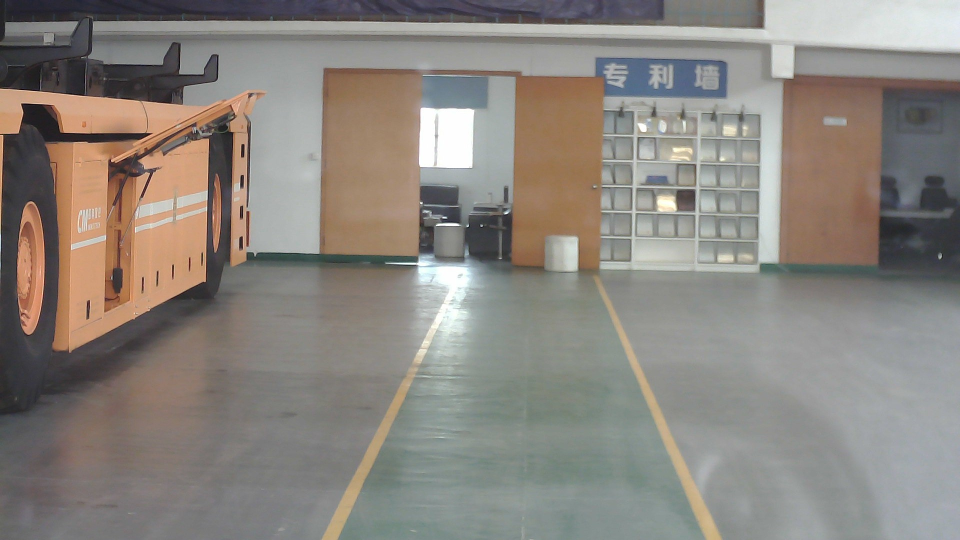
#> input picture test_images/test10.jpg, 1920 x 1080 px (shown at 1/2 size)
$ python video_lane2.py   (older library calls are emulated)
#> lines starting #> are read from the running program, lines starting #| are printed output that depends on the picture; after the words box and inside, x2 and y2 are one past the last pixel; in counts of white or black regions, pixels touching at a corner belong together
### Line.py
from collections import deque

class Line():
    def __init__(self):
        self.__frame_num = 5
        self.detected = False
        #self.bestx = None
        self.best_fit = None
        #self.line_base_pos = None
        self.lane_inds = []
        self.allx = None
        self.ally = None
        self.radius_of_curvature = None
        #self.line_base_pos = None
        #self.bottom_x_pos = deque(maxlen=self.__frame_num)
        self.recent_xfitted = deque(maxlen=self.__frame_num)

### video_lane2.py
import numpy as np
import cv2
import matplotlib.pyplot as plt
import matplotlib.image as mpimg
import glob
import pickle
from moviepy.editor import VideoFileClip
from IPython.display import HTML
from Line import Line
import pylab

left_line = Line()
right_line = Line()
ym_per_pix = 30 / 720  # meters per pixel in y dimension
xm_per_pix = 3.7 / 700  # meters per pixel in x dimension


def get_const_information():
    dist_pickle = pickle.load(open("camera_parameters.p", "rb"))
#> (reads camera_parameters.p from the repository)
    mtx = dist_pickle["mtx"]
    dist = dist_pickle["dist"]

    M_image2undist = mpimg.imread('test_images/test10.jpg')
#> M_image2undist is the input picture: shape (1080, 1920, 3); mean R, G, B 138.5, 132.8, 126.3
    origin_img_size = (
        M_image2undist.shape[0], M_image2undist.shape[1], M_image2undist.shape[2])
    binary_img_size = (M_image2undist.shape[0], M_image2undist.shape[1])

    # Undistort the image using function cal_undistort()
    M_undist2warp = cal_undistort(M_image2undist, mtx, dist)
#> in cal_undistort, `undist = cv2.undistort(img, mtx, dist, None, mtx)`:
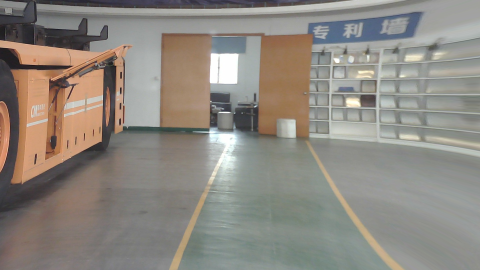
#> undist: shape (1080, 1920, 3) (shown at 1/4 size); mean R, G, B 141.9, 136.3, 128.4
    # Calculate the perspective transform matrix using function get_M()
    perspective_M, Minv = get_M(M_undist2warp)
#> perspective_M = [[-3.22, -4.33, 4563.2], [0.0896, -6.64, 3478.1], [8.11e-05, -0.0041, 1]]; Minv = [[0.35, -0.661, 700.2], [0.00885, -0.165, 533.5], [7.87e-06, -0.000622, 1]]
    # Make perspective transform using function warp()
    M_warped_image = warp(M_undist2warp, perspective_M)
#> in warp, `warped_image = cv2.warpPerspective( img, M, img_size, flags=cv2.INTER_..`:
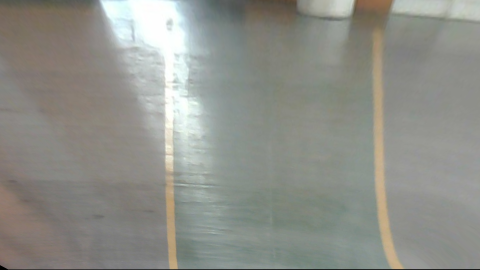
#> warped_image: shape (1080, 1920, 3) (shown at 1/4 size); mean R, G, B 142.6, 144.1, 137.5
    warp_zero = np.zeros_like(M_image2undist[:, :, 0])

    return mtx, dist, binary_img_size, warp_zero, perspective_M, Minv

# Construct a function to undistort image


def cal_undistort(img, mtx, dist):
    undist = cv2.undistort(img, mtx, dist, None, mtx)

    return undist


def binary_transfor(img, l_thresh=(215, 255), b_thresh=(145, 200)):

    #r_channel = img[:, :, 0]
    #r_binary = np.zeros_like(r_channel)
    #r_binary[(r_channel >= 220) & (r_channel <= 255)] = 1

    # Convert to HLS color space and separate the L channel
    luv = cv2.cvtColor(img, cv2.COLOR_RGB2LUV).astype(np.float)
    l_channel = luv[:, :, 0]

    l_binary = np.zeros_like(l_channel)
    l_binary[(l_channel >= l_thresh[0]) & (l_channel <= l_thresh[1])] = 1

    #r_channel = img[:,:,0]

    lab = cv2.cvtColor(img, cv2.COLOR_RGB2LAB).astype(np.float)
    b_channel = lab[:, :, 2]

    b_binary = np.zeros_like(b_channel)
    b_binary[(b_channel >= b_thresh[0]) & (b_channel <= b_thresh[1])] = 1

    # Stack each channel
    #color_binary = np.dstack(( np.zeros_like(b_binary), sxbinary, s_binary)) * 255

    # Combine the two binary thresholds
    combined_binary = np.zeros_like(l_channel)
    # good 1 combined_binary[(l_binary == 1) | (b_binary == 1) ] = 1
    combined_binary[(l_binary == 1) | (b_binary == 1)] = 1
    stacked_binary = np.dstack(
        (combined_binary, combined_binary, combined_binary)) * 255
    return combined_binary, stacked_binary


# Construct a function to make perspective transform so that hte lines look
# straight from a bird's eye view, it returns perspective transform matrixs
def get_M(img):
    img_size = (img.shape[1], img.shape[0])
    # Four source coordinates
    #src = np.float32([[733, 477], [1110, 719], [226, 719], [559, 477]])
    # Four desired coordinates
    #dst = np.float32([[1110, 50], [1110, 719], [226, 719], [226, 50]])

    src = np.float32([[670, 1072], [852, 697], [1260, 701], [1428, 1070]])
    # Four desired coordinates
    dst = np.float32([[670, 1072], [670, 600], [1428, 600], [1428, 1070]])

    # Compute the perspective transform matrix M
    M = cv2.getPerspectiveTransform(src, dst)
    # Compute the inverse erspective transform matrix Minv
    Minv = cv2.getPerspectiveTransform(dst, src)

    return M, Minv


def warp(img, M):
    img_size = (img.shape[1], img.shape[0])
    warped_image = cv2.warpPerspective(
        img, M, img_size, flags=cv2.INTER_LINEAR)

    return warped_image


# Define function to find the lane boundary
def blind_search(binary_warped, nwindows=9, margin=100, minpix=50):
    print("blind_serch")
    histogram = np.sum(binary_warped[binary_warped.shape[0] // 2:, :], axis=0)
    # Find the peak of the left and right halves of the histogram
    # These will be the starting point for the left and right lines
    midpoint = np.int(histogram.shape[0] / 2)
    leftx_base = np.argmax(histogram[:midpoint])
    rightx_base = np.argmax(histogram[midpoint:]) + midpoint

    # Choose the number of sliding windows
    nwindows = nwindows
    # Set height of windows
    window_height = np.int(binary_warped.shape[0] / nwindows)
    # Identify the x and y positions of all nonzero pixels in the image
    nonzero = binary_warped.nonzero()
    nonzeroy = np.array(nonzero[0])
    nonzerox = np.array(nonzero[1])
    # Current positions to be updated for each window
    leftx_current = leftx_base
    rightx_current = rightx_base

    #left_line.lane_inds = []
    #right_line.lane_inds = []
    # Step through the windows one by one
    for window in range(nwindows):
        # Identify window boundaries in x and y (and right and left)
        win_y_low = binary_warped.shape[0] - (window + 1) * window_height
        win_y_high = binary_warped.shape[0] - window * window_height
        win_xleft_low = leftx_current - margin
        win_xleft_high = leftx_current + margin
        win_xright_low = rightx_current - margin
        win_xright_high = rightx_current + margin
        # Draw the windows on the visualization image
        '''
        if debug:
            cv2.rectangle(img_with_window, (win_xleft_low, win_y_low),
                          (win_xleft_high, win_y_high), (0, 255, 0), 2)
            cv2.rectangle(img_with_window, (win_xright_low, win_y_low),
                          (win_xright_high, win_y_high), (0, 255, 0), 2)
        '''
        # Identify the nonzero pixels in x and y within the window
        good_left_inds = ((nonzeroy >= win_y_low) & (nonzeroy < win_y_high) &
                          (nonzerox >= win_xleft_low) & (nonzerox < win_xleft_high)).nonzero()[0]
        good_right_inds = ((nonzeroy >= win_y_low) & (nonzeroy < win_y_high) &
                           (nonzerox >= win_xright_low) & (nonzerox < win_xright_high)).nonzero()[0]
        # Append these indices to the lists
        left_line.lane_inds.append(good_left_inds)
        right_line.lane_inds.append(good_right_inds)
        # If you found > minpix pixels, recenter next window on their mean position
        if len(good_left_inds) > minpix:
            leftx_current = np.int(np.mean(nonzerox[good_left_inds]))
        if len(good_right_inds) > minpix:
            rightx_current = np.int(np.mean(nonzerox[good_right_inds]))

    # Concatenate the arrays of indices
    left_line.lane_inds = np.concatenate(left_line.lane_inds)
    right_line.lane_inds = np.concatenate(right_line.lane_inds)
    #print(len(left_line.lane_inds))
    #print(len(right_line.lane_inds))

    if len(left_line.lane_inds) > 200 and len(right_line.lane_inds) > 200:
        # Extract left and right line pixel positions
        left_line.allx = nonzerox[left_line.lane_inds]
        left_line.ally = nonzeroy[left_line.lane_inds]
        right_line.allx = nonzerox[right_line.lane_inds]
        right_line.ally = nonzeroy[right_line.lane_inds]
        left_line.detected = True
        right_line.detected = True
        print("blind true")

    else:
        left_line.detected = False
        right_line.detected = False
        print("blind false")

    left_line.lane_inds = []
    right_line.lane_inds = []


# [32 lines left out: function quick_search, not called in this run]


def cal_radius_and_caroff(binary_img_size, xm_per_pix, ym_per_pix):
    if left_line.detected == True:
        left_fit = np.polyfit(left_line.ally, left_line.allx, 2)
        right_fit = np.polyfit(right_line.ally, right_line.allx, 2)
        left_line.recent_xfitted.append(left_fit)
        right_line.recent_xfitted.append(right_fit)
        left_line.best_fit = np.mean(left_line.recent_xfitted, axis=0)
        right_line.best_fit = np.mean(right_line.recent_xfitted, axis=0)
        #print(left_fit)
        #print(right_fit)

        car_y_position = binary_img_size[0] - 1
        left_line_position = left_line.best_fit[0] * car_y_position**2 + left_line.best_fit[1] * car_y_position \
            + left_line.best_fit[2]
        right_line_position = right_line.best_fit[0] * car_y_position**2 + right_line.best_fit[1] * car_y_position \
            + right_line.best_fit[2]

        car_position = binary_img_size[1] // 2
        lane_center = left_line_position + \
            (right_line_position - left_line_position) / 2
        car_offset = (car_position - lane_center) * xm_per_pix

        y_eval_radius = car_y_position * ym_per_pix
        left_fit_cr = np.polyfit(
            left_line.ally * ym_per_pix, left_line.allx * xm_per_pix, 2)
        right_fit_cr = np.polyfit(
            right_line.ally * ym_per_pix, right_line.ally * xm_per_pix, 2)

        left_line.radius_of_curvature = ((1 + (2 * left_fit_cr[0] * y_eval_radius + left_fit_cr[1])**2)**1.5) \
            / np.absolute(2 * left_fit_cr[0])
        right_line.radius_of_curvature = ((1 + (2 * right_fit_cr[0] * y_eval_radius + right_fit_cr[1])**2)**1.5) \
            / np.absolute(2 * right_fit_cr[0])

        return car_offset


def project_lines(undist2warp,  Minv, car_off, warp_zero):
    ploty = np.linspace(0, undist2warp.shape[0] - 1, undist2warp.shape[0])

    left_fit = left_line.best_fit
    right_fit = right_line.best_fit

    left_fitx = left_fit[0] * ploty**2 + left_fit[1] * ploty + left_fit[2]
    right_fitx = right_fit[0] * ploty**2 + right_fit[1] * ploty + right_fit[2]

    warp_zero = warp_zero
    color_warp = np.dstack((warp_zero, warp_zero, warp_zero))

    # Recast the x and y points into usable format for cv2.fillPoly()
    pts_left = np.array([np.transpose(np.vstack([left_fitx, ploty]))])
    pts_right = np.array(
        [np.flipud(np.transpose(np.vstack([right_fitx, ploty])))])
    pts = np.hstack((pts_left, pts_right))

    # Draw the lane onto the warped blank image
    cv2.fillPoly(color_warp, np.int_([pts]), (0, 255, 0))

    # Warp the blank back to original image space using inverse perspective matrix (Minv)
    newwarp = cv2.warpPerspective(
        color_warp, Minv, (undist2warp.shape[1], undist2warp.shape[0]))
    # Combine the result with the original image
    result = cv2.addWeighted(undist2warp, 1, newwarp, 0.3, 0)

    cv2.putText(result, 'Left radius: ' + str(round(left_line.radius_of_curvature, 1)) + 'm', (50, 50), cv2.FONT_HERSHEY_COMPLEX,
                1, (255, 0, 0), 2, cv2.LINE_AA)
    cv2.putText(result, 'Right radius: ' + str(round(right_line.radius_of_curvature, 1)) + 'm', (50, 80), cv2.FONT_HERSHEY_COMPLEX,
                1, (255, 0, 0), 2, cv2.LINE_AA)
    cv2.putText(result, 'Car is ' + str(round(car_off, 3)) + 'm right of center', (50, 110), cv2.FONT_HERSHEY_COMPLEX,
                1, (255, 0, 0), 2, cv2.LINE_AA)

    return result


def process_image(image):
    image_cpy = np.copy(image)
    #undist2warp = cal_undistort(image, mtx, dist)
    binary_undist, stacked_binary = binary_transfor(image_cpy)
    binary_warped = warp(binary_undist, M)
    if left_line.detected:
        quick_search(binary_warped)
    else:
        blind_search(binary_warped)
    if left_line.detected:
        print("True")
        car_offset = cal_radius_and_caroff(
            binary_img_size, xm_per_pix, ym_per_pix)
        result_img = project_lines(image_cpy, Minv, car_offset, warp_zero)
        return result_img
    else:
        print("False")
        return image_cpy


mtx, dist, binary_img_size, warp_zero, M, Minv = get_const_information()
#> warp_zero: shape (1080, 1920); every value is 0
#> mtx = [[1157.8, 0, 667.1], [0, 1152.8, 386.1], [0, 0, 1]]; dist = [[-0.247, -0.0237, -0.0011, 0.000351, -0.0026]]; binary_img_size = (1080, 1920); M has the same summary as perspective_M in get_const_information


cap = cv2.VideoCapture(1)
new_dim = (1080, 1920)
while(1):
    # get a frame

    ret, frame = cap.read()
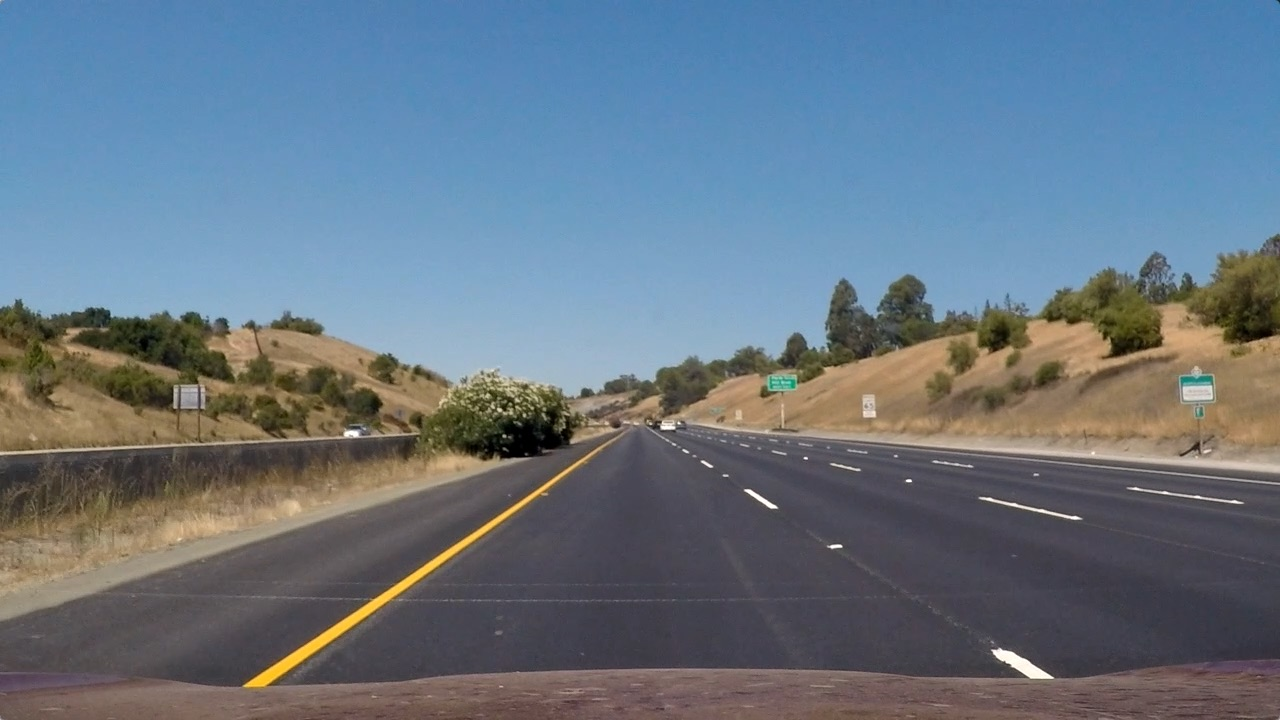
#> input picture test_images/straight_lines1.jpg, 1280 x 720 px, given in place of the camera
#> frame is the input picture: shape (720, 1280, 3); mean B, G, R 131.2, 117.7, 103.2
    resized_frame = cv2.resize(frame, new_dim, interpolation = cv2.INTER_AREA)
    #print(cap)
    if ret:
        #frame_rgb = frame[:,:,::-1]
        #print(frame.shape)
        result_img = process_image(resized_frame)
#> in process_image, `binary_undist, stacked_binary = binary_transfor(image_cpy)`:
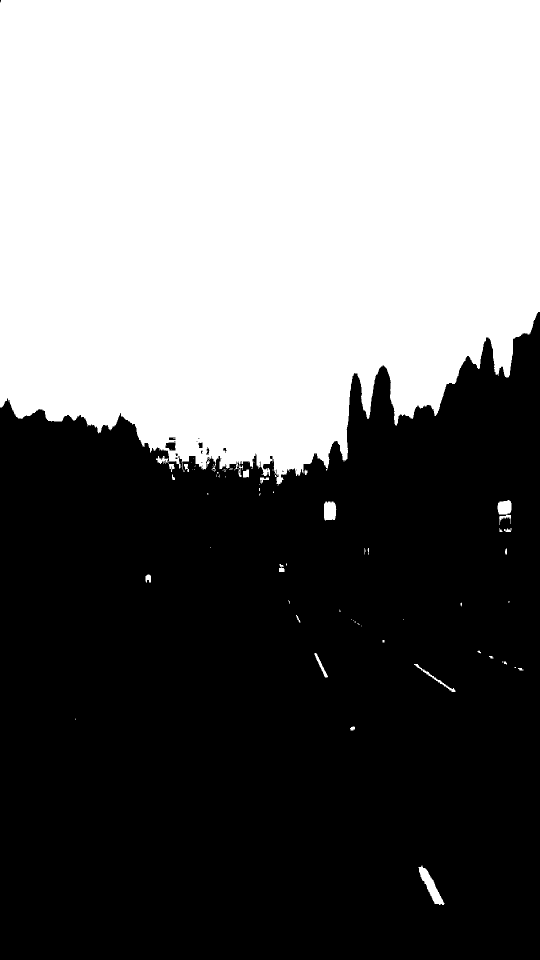
#> binary_undist: shape (1920, 1080) float64 (shown at 1/2 size); values 0 (black) and 1 (white), 44.1% white; 78 white regions (52 under 20 px), largest, box (x1, y1, x2, y2) and area: (0, 0, 1080, 971) 908297, (837, 1731, 889, 1810) 1388, (648, 1003, 673, 1042) 837
#> in blind_search, `histogram = np.sum(binary_warped[binary_warped.shape[0] // 2:, :], axi..`: histogram = 1080 values, max 37.72 at index 1010, min 0 at index 0, mean 3.88
#> in blind_search, `leftx_base = np.argmax(histogram[:midpoint])`: leftx_base = 481
#> in blind_search, `rightx_base = np.argmax(histogram[midpoint:]) + midpoint`: rightx_base = 1010
#> in blind_search, `nonzero = binary_warped.nonzero()`: nonzero = 893357 positions, rows 0 to 1333, columns 0 to 1079
#> in blind_search, `leftx_current = leftx_base`: leftx_current = 481
#> in blind_search, `rightx_current = rightx_base`: rightx_current = 1010
#> the loop in blind_search, `for window in range(nwindows):` made 9 passes
#> (win_xleft_low, win_xleft_high, win_xright_low, win_xright_high, leftx_current, rightx_current) on passes 5 to 9: (381, 581, 855, 1055, 471, 1002), (371, 571, 902, 1102, 460, 960), (360, 560, 860, 1060, 459, 948), (359, 559, 848, 1048, 458, 947), (358, 558, 847, 1047, 457, 946)
#> after the loop in blind_search, `for window in range(nwindows):`: left_line.lane_inds = 9 items
#> in cal_radius_and_caroff, `left_fit = np.polyfit(left_line.ally, left_line.allx, 2)`: left_fit = [1.82e-05, -0.007, 458.3]
#> in cal_radius_and_caroff, `right_fit = np.polyfit(right_line.ally, right_line.allx, 2)`: right_fit = [2.61e-05, -0.0095, 947.6]
#> in cal_radius_and_caroff, `car_y_position = binary_img_size[0] - 1`: car_y_position = 1079
#> in cal_radius_and_caroff, `left_line_position = left_line.best_fit[0] * car_y_position**2 + left_..`: left_line_position = 471.9
#> in cal_radius_and_caroff, `right_line_position = right_line.best_fit[0] * car_y_position**2 + rig..`: right_line_position = 967.8
#> in cal_radius_and_caroff, `car_position = binary_img_size[1] // 2`: car_position = 960
#> in cal_radius_and_caroff, `lane_center = left_line_position + \ (right_line_position - left_line_..`: lane_center = 719.8
#> in cal_radius_and_caroff, `car_offset = (car_position - lane_center) * xm_per_pix`: car_offset = 1.27
#> in cal_radius_and_caroff, `y_eval_radius = car_y_position * ym_per_pix`: y_eval_radius = 44.96
#> in cal_radius_and_caroff, `left_fit_cr = np.polyfit( left_line.ally * ym_per_pix, left_line.allx ..`: left_fit_cr = [5.54e-05, -0.000888, 2.42]
#> in cal_radius_and_caroff, `right_fit_cr = np.polyfit( right_line.ally * ym_per_pix, right_line.al..`: right_fit_cr = [-6.16e-18, 0.127, -5.14e-16]
#> in cal_radius_and_caroff, `left_line.radius_of_curvature = ((1 + (2 * left_fit_cr[0] * y_eval_rad..`: left_line.radius_of_curvature = 9030.8
#> in cal_radius_and_caroff, `right_line.radius_of_curvature = ((1 + (2 * right_fit_cr[0] * y_eval_r..`: right_line.radius_of_curvature = 8.32e+16
#> in process_image, `car_offset = cal_radius_and_caroff( binary_img_size, xm_per_pix, ym_pe..`: car_offset = 1.27
#> in project_lines, `cv2.fillPoly(color_warp, np.int_([pts]), (0, 255, 0))`:
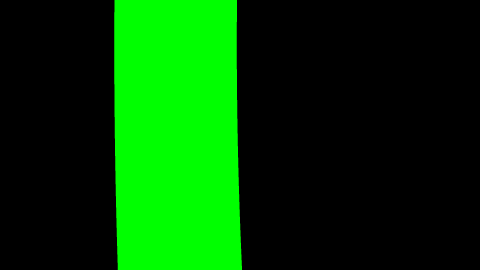
#> color_warp: shape (1080, 1920, 3) (shown at 1/4 size); mean of channels 0, 1, 2 0, 65.4, 0; drawn as B, G, R
#> in project_lines, `newwarp = cv2.warpPerspective( color_warp, Minv, (undist2warp.shape[1]..`:
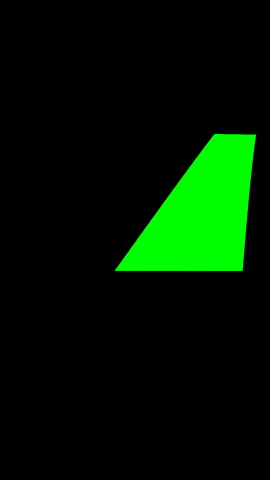
#> newwarp: shape (1920, 1080, 3) (shown at 1/4 size); mean of channels 0, 1, 2 0, 22.8, 0; drawn as B, G, R
#> in project_lines, `cv2.putText(result, 'Car is ' + str(round(car_off, 3)) + 'm right of c..`:
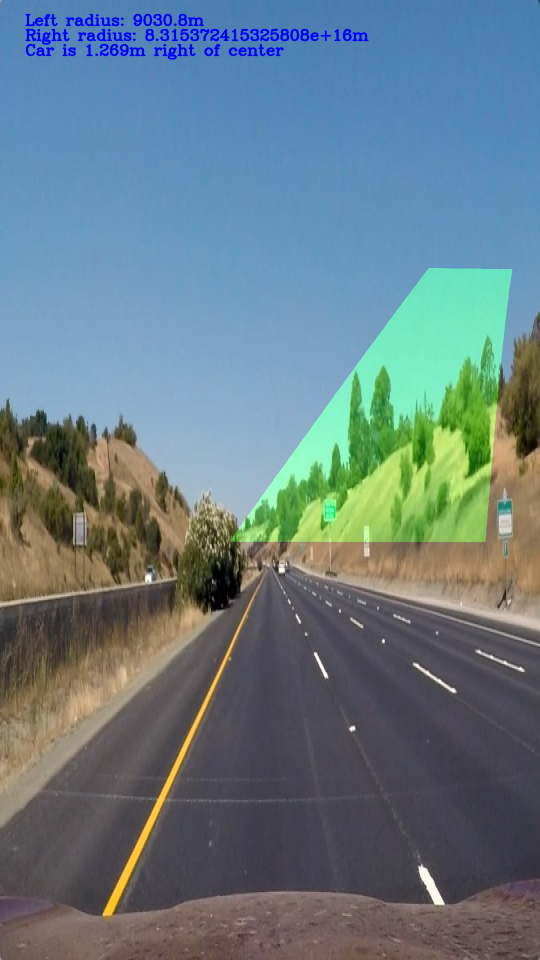
#> result: shape (1920, 1080, 3) (shown at 1/2 size); mean B, G, R 131.7, 123.6, 102.6
        cv2.imshow("new_frame", result_img)
    #cv2.imshow("capture", gray)
        if cv2.waitKey(1) & 0xFF == ord('q'):
#> (key q is pressed here)
            break
cap.release()
cv2.destroyAllWindows()

'''
# local picture to test
while(1):
    image = mpimg.imread('test_images/test10.jpg')
    print(image.shape)
    image_cpy = np.copy(image)
    result_img = process_image(image_cpy)
    result_img = result_img[:,:,::-1]
    cv2.imshow("result_img", result_img)
    if cv2.waitKey(1) & 0xFF == ord('q'):
        break

cap.release()
cv2.destroyAllWindows()
'''

'''
image = mpimg.imread('test_images/test10.jpg')
result_img = process_image(image)
plt.imshow(result_img)
pylab.show()
'''
'''
white_output = 'output_videos/project_video_output2.mp4'
clip1 = VideoFileClip("project_video.mp4")
white_clip = clip1.fl_image(process_image)
white_clip.write_videofile(white_output, audio=False)
'''
